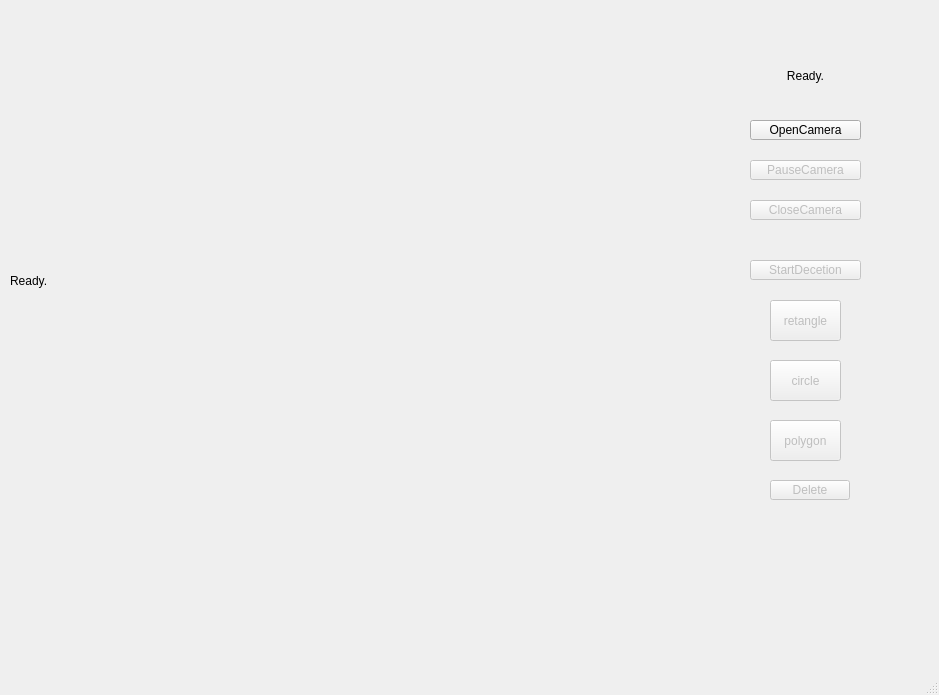
<?xml version="1.0" encoding="UTF-8"?>
<ui version="4.0">
 <class>MainWindow</class>
 <widget class="QMainWindow" name="MainWindow">
  <property name="geometry">
   <rect>
    <x>0</x>
    <y>0</y>
    <width>939</width>
    <height>695</height>
   </rect>
  </property>
  <property name="windowTitle">
   <string>MainWindow</string>
  </property>
  <widget class="QWidget" name="centralWidget">
   <widget class="QPushButton" name="pushButton">
    <property name="geometry">
     <rect>
      <x>750</x>
      <y>120</y>
      <width>111</width>
      <height>20</height>
     </rect>
    </property>
    <property name="text">
     <string>OpenCamera</string>
    </property>
   </widget>
   <widget class="QPushButton" name="pushButton_2">
    <property name="enabled">
     <bool>false</bool>
    </property>
    <property name="geometry">
     <rect>
      <x>750</x>
      <y>160</y>
      <width>111</width>
      <height>20</height>
     </rect>
    </property>
    <property name="text">
     <string>PauseCamera</string>
    </property>
   </widget>
   <widget class="QPushButton" name="pushButton_3">
    <property name="enabled">
     <bool>false</bool>
    </property>
    <property name="geometry">
     <rect>
      <x>750</x>
      <y>200</y>
      <width>111</width>
      <height>20</height>
     </rect>
    </property>
    <property name="text">
     <string>CloseCamera</string>
    </property>
   </widget>
   <widget class="QLabel" name="label">
    <property name="geometry">
     <rect>
      <x>10</x>
      <y>10</y>
      <width>701</width>
      <height>541</height>
     </rect>
    </property>
    <property name="text">
     <string>Ready.</string>
    </property>
   </widget>
   <widget class="QLabel" name="status">
    <property name="geometry">
     <rect>
      <x>750</x>
      <y>60</y>
      <width>111</width>
      <height>31</height>
     </rect>
    </property>
    <property name="layoutDirection">
     <enum>Qt::LeftToRight</enum>
    </property>
    <property name="text">
     <string>Ready.</string>
    </property>
    <property name="alignment">
     <set>Qt::AlignCenter</set>
    </property>
   </widget>
   <widget class="QPushButton" name="Button_decetion">
    <property name="enabled">
     <bool>false</bool>
    </property>
    <property name="geometry">
     <rect>
      <x>750</x>
      <y>260</y>
      <width>111</width>
      <height>20</height>
     </rect>
    </property>
    <property name="text">
     <string>StartDecetion</string>
    </property>
   </widget>
   <widget class="QPushButton" name="Button_retangle">
    <property name="enabled">
     <bool>false</bool>
    </property>
    <property name="geometry">
     <rect>
      <x>770</x>
      <y>300</y>
      <width>71</width>
      <height>41</height>
     </rect>
    </property>
    <property name="text">
     <string>retangle</string>
    </property>
   </widget>
   <widget class="QPushButton" name="Button_circle">
    <property name="enabled">
     <bool>false</bool>
    </property>
    <property name="geometry">
     <rect>
      <x>770</x>
      <y>360</y>
      <width>71</width>
      <height>41</height>
     </rect>
    </property>
    <property name="text">
     <string>circle</string>
    </property>
   </widget>
   <widget class="QPushButton" name="Button_polygon">
    <property name="enabled">
     <bool>false</bool>
    </property>
    <property name="geometry">
     <rect>
      <x>770</x>
      <y>420</y>
      <width>71</width>
      <height>41</height>
     </rect>
    </property>
    <property name="text">
     <string>polygon</string>
    </property>
   </widget>
   <widget class="QPushButton" name="DeletePoint">
    <property name="enabled">
     <bool>false</bool>
    </property>
    <property name="geometry">
     <rect>
      <x>770</x>
      <y>480</y>
      <width>80</width>
      <height>20</height>
     </rect>
    </property>
    <property name="text">
     <string>Delete</string>
    </property>
   </widget>
   <widget class="QLabel" name="Alarming">
    <property name="enabled">
     <bool>true</bool>
    </property>
    <property name="geometry">
     <rect>
      <x>70</x>
      <y>540</y>
      <width>591</width>
      <height>101</height>
     </rect>
    </property>
    <property name="sizePolicy">
     <sizepolicy hsizetype="Preferred" vsizetype="Preferred">
      <horstretch>0</horstretch>
      <verstretch>0</verstretch>
     </sizepolicy>
    </property>
    <property name="cursor">
     <cursorShape>ArrowCursor</cursorShape>
    </property>
    <property name="mouseTracking">
     <bool>false</bool>
    </property>
    <property name="autoFillBackground">
     <bool>false</bool>
    </property>
    <property name="text">
     <string/>
    </property>
    <property name="pixmap">
     <pixmap resource="img.qrc">:/alarm/alarm</pixmap>
    </property>
    <property name="scaledContents">
     <bool>false</bool>
    </property>
    <property name="wordWrap">
     <bool>false</bool>
    </property>
   </widget>
   <widget class="QLabel" name="label_2">
    <property name="geometry">
     <rect>
      <x>170</x>
      <y>230</y>
      <width>351</width>
      <height>101</height>
     </rect>
    </property>
    <property name="text">
     <string/>
    </property>
    <property name="pixmap">
     <pixmap resource="img.qrc">:/alarm/signal</pixmap>
    </property>
    <property name="alignment">
     <set>Qt::AlignCenter</set>
    </property>
   </widget>
   <zorder>label_2</zorder>
   <zorder>pushButton</zorder>
   <zorder>pushButton_2</zorder>
   <zorder>pushButton_3</zorder>
   <zorder>status</zorder>
   <zorder>Button_decetion</zorder>
   <zorder>Button_retangle</zorder>
   <zorder>Button_circle</zorder>
   <zorder>Button_polygon</zorder>
   <zorder>DeletePoint</zorder>
   <zorder>Alarming</zorder>
   <zorder>label</zorder>
  </widget>
  <widget class="QStatusBar" name="statusBar"/>
  <widget class="QMenuBar" name="menuBar">
   <property name="geometry">
    <rect>
     <x>0</x>
     <y>0</y>
     <width>939</width>
     <height>22</height>
    </rect>
   </property>
  </widget>
 </widget>
 <layoutdefault spacing="6" margin="11"/>
 <resources>
  <include location="img.qrc"/>
 </resources>
 <connections/>
</ui>
